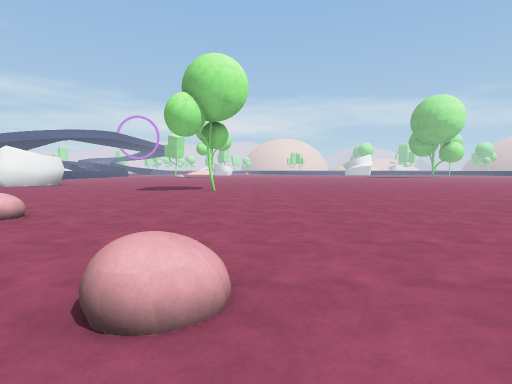
[1] (above)

24 first-person views from a walk through a Unity game level. The camera is 1.3 m above the floor, tilts 4° down and sees 80° across. The floor is counted in squares, 2 m on a side. Each view is taken from the middle of a square. On the plan, view 1 faces up. The plan holds only what a view shows up to about 10 squares ahead; the rest is blank. The place goes on beyond the plan. The player is left out.

[2]
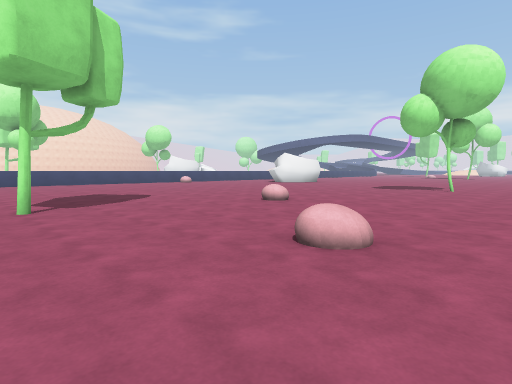

[3]
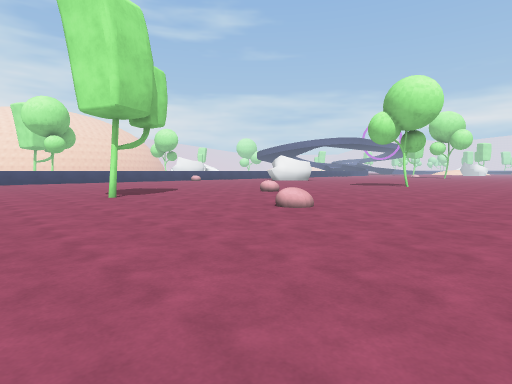

[4]
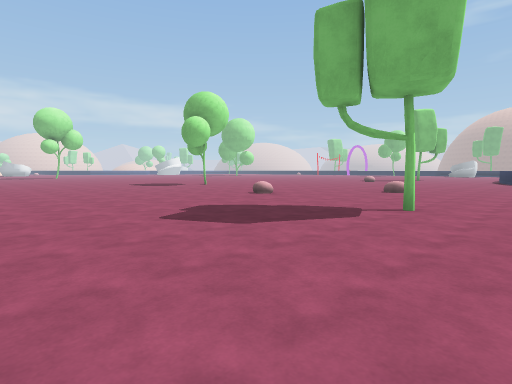

[5]
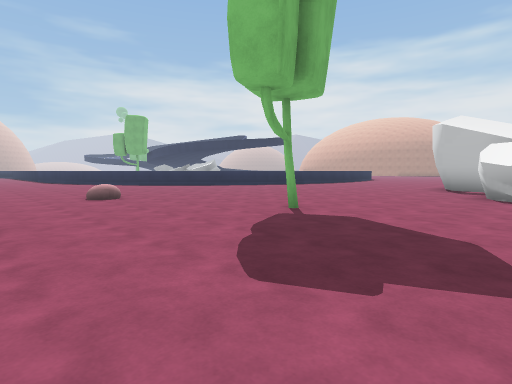

[6]
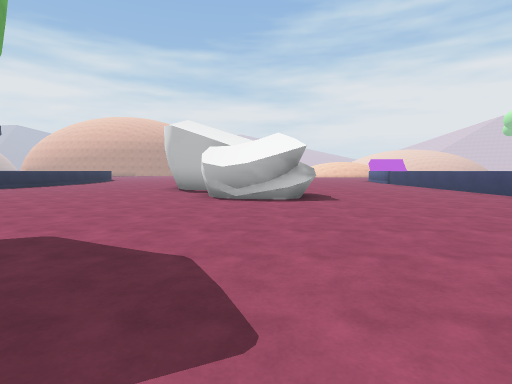

[7]
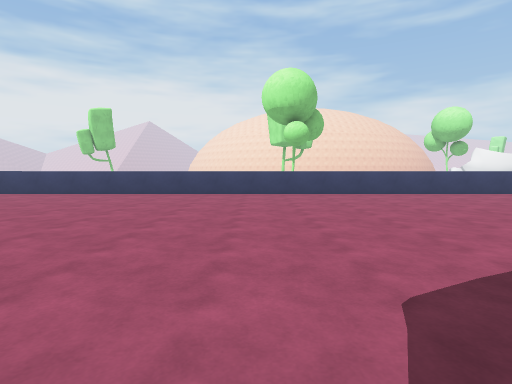

[8]
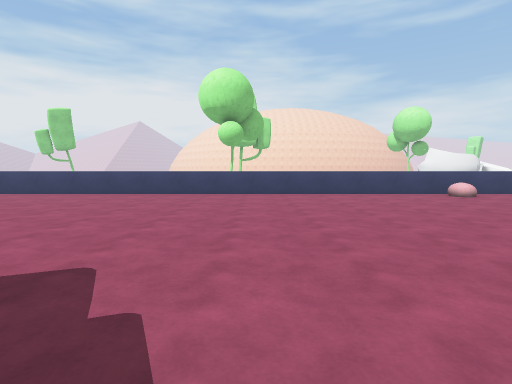

[9]
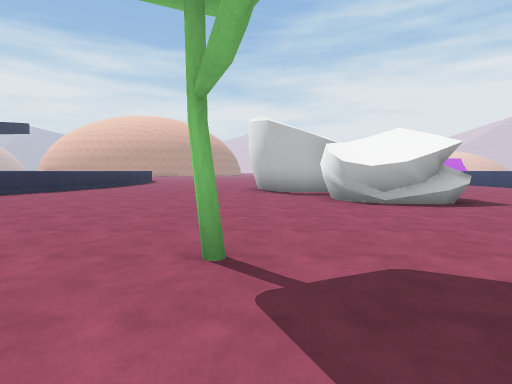

[10]
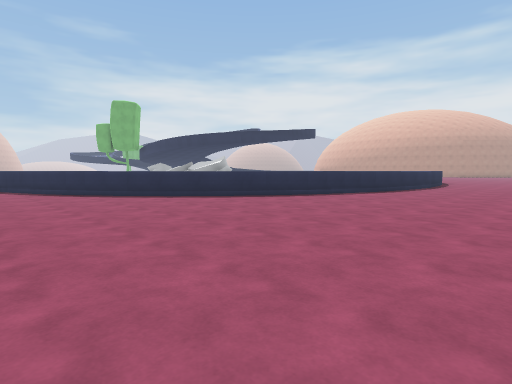

[11]
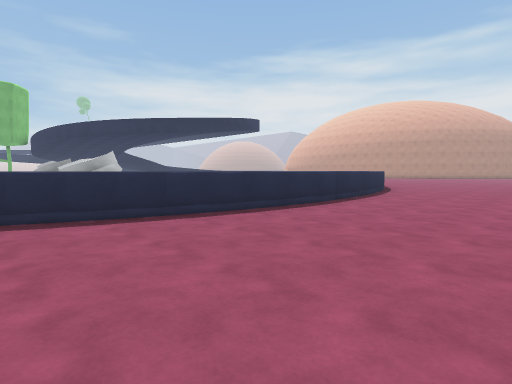

[12]
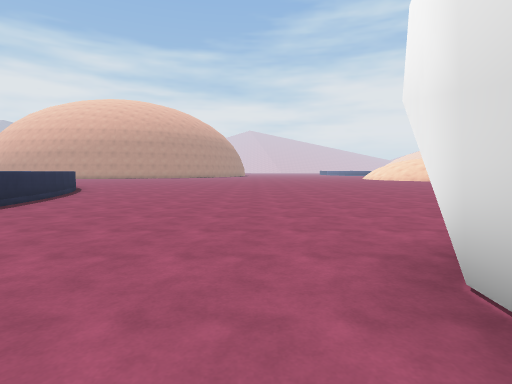

[13]
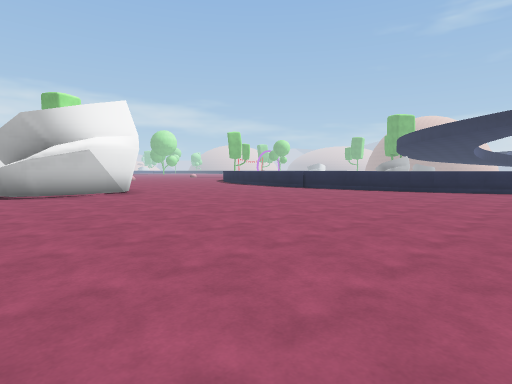

[14]
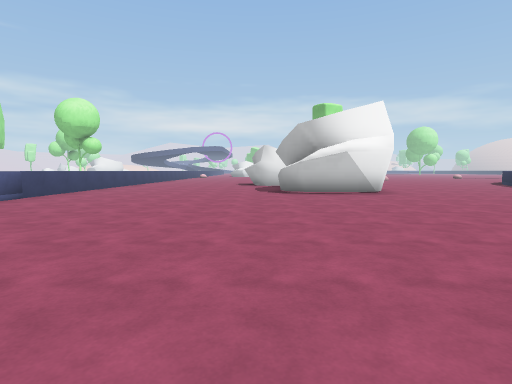

[15]
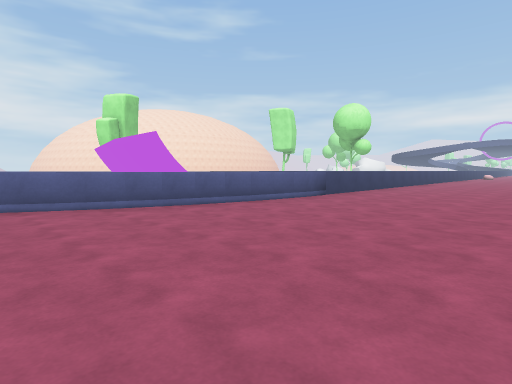

[16]
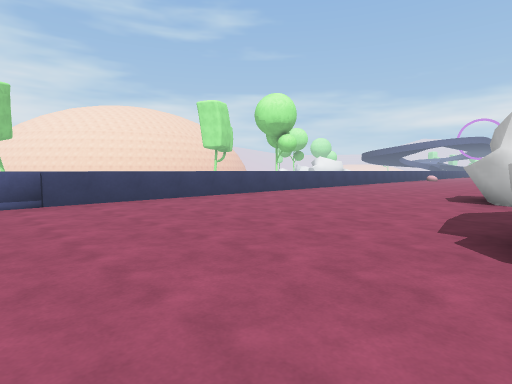

[17]
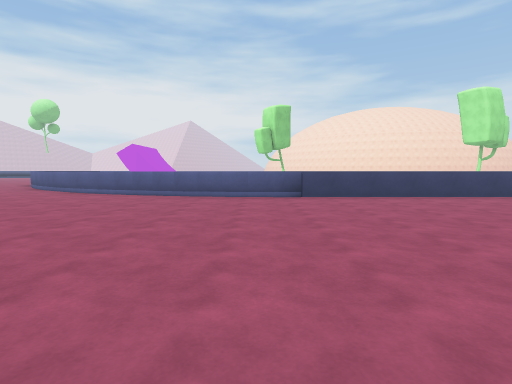

[18]
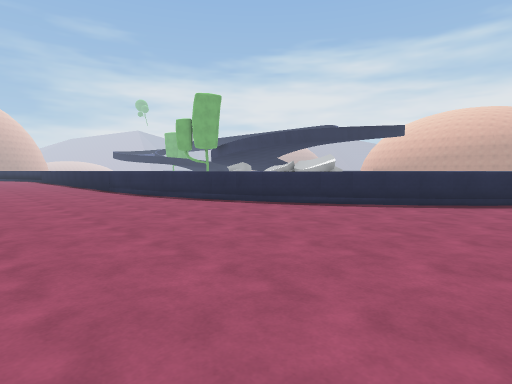

[19]
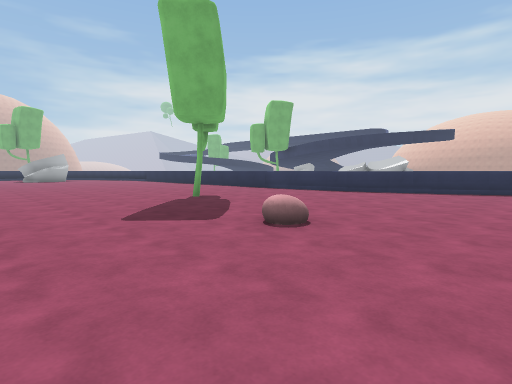

[20]
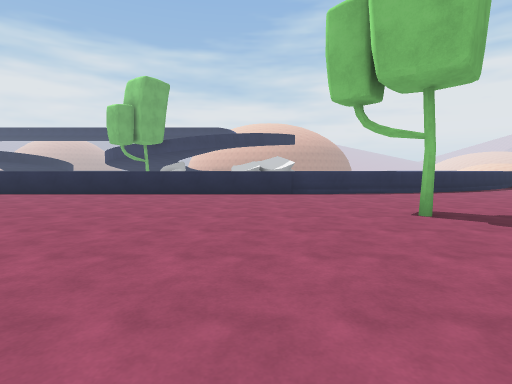

[21]
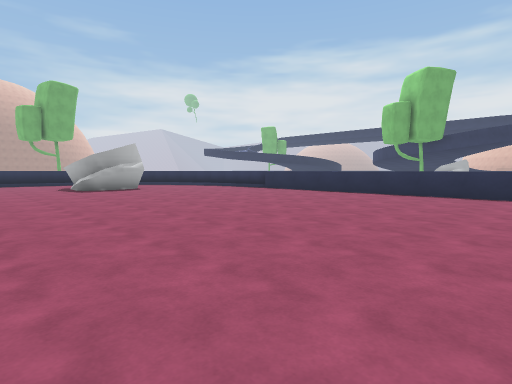

[22]
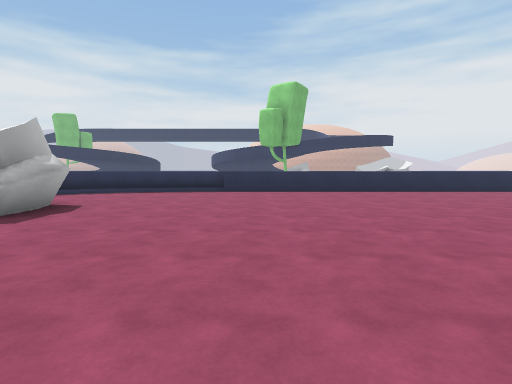

[23]
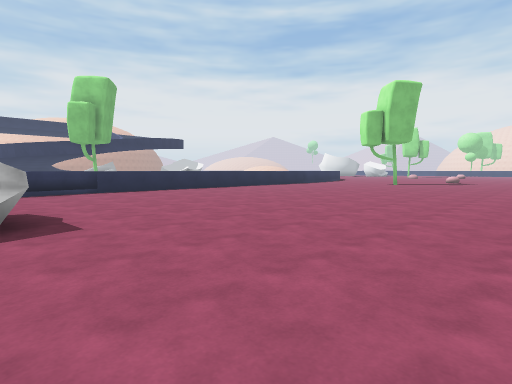

[24]
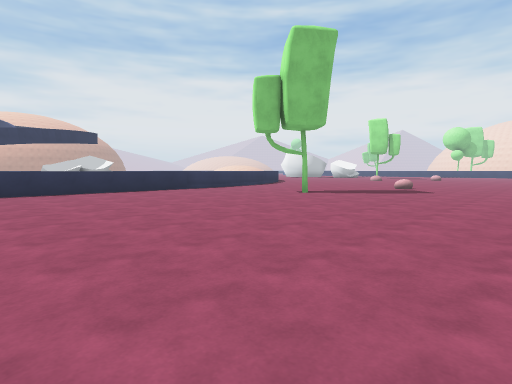

### Floor plan
Points are (right, up) in squares from view 1. A wall is a line through its corners. A room is listed if a view was taken in it or the views show most of it. See-through windows are left out.
Room 1 (views 1, 2, 3, 4, 5, 6, 7, 8, 9, 10, 11, 12, 13, 14, 15, 16, 17, 18, 19, 20, 21, 22, 23, 24)
walls: (3.5, -3.4) (4.9, -2.1); (4.9, -2.2) (5.9, -1.4); (1.9, -6) (2.5, -4.8) (3.6, -3.4); (5.8, -1.5) (6.4, -1.1); (6.3, -1.2) (8, -0.4) (9.9, 0.2); (1.1, -7.6) (1.9, -5.9); (0.8, -8.9) (1.2, -7.6); (-5.4, -6.8) (-5, -7.6); (0.6, -10.1) (0.9, -8.7); (-5.1, -7.4) (-5, -8); (9.7, 0.2) (11.8, 0.5); (5.5, -9.8) (5.9, -8.7) (6.3, -7.8); (-5, -9) (-5, -9.7) (-5.4, -10.2); (-7, -6.6) (-6.3, -6.5); (-4.9, -9.3) (-5.2, -10.2); (-7.1, -6.9) (-6.3, -6.6) (-5.6, -6.7); (0.4, -12.1) (0.6, -10); (-5.3, -10.4) (-6.5, -10.7) (-7.6, -10.5) (-8.2, -10.1) (-8.3, -9.5); (11.6, 0.5) (24, 0.5); (0.7, -13.9) (0.5, -12); (1, -15.8) (0.6, -13.8); (1.4, -17) (1, -15.7); (2, -18.1) (1.4, -16.9); (-14.5, -13.1) (-14.6, -13.9); (-14.5, -13.8) (-14.9, -15.7); (-14.5, 10.1) (-14.5, -13.2); (-14.9, -15.6) (-15.2, -16.5); (-15.2, -15.8) (-15.2, -16.5); (-15.1, -16.2) (-15.6, -17.5); (-15.5, -17.4) (-16.4, -19); (23.9, 0.5) (24.7, 0.6); (24.6, 0.6) (25.1, 0.7); (25, 0.7) (26.2, 1); (26.1, 1) (26.6, 1.2)
low walls: (-5.6, -6.7) (-5.2, -7.6); (-5.4, -10.2) (-6.6, -10.4); (-6.5, -10.4) (-7.7, -10.3); (-7.5, -10.2) (-8.1, -9.8)
ways out: opening at (-15, -18); opening at (-15, -15); opening at (3.4, -16)
objects: other object (-14, 8); other object (-9, -6) to (-7, -4); tree (-5, 0); other object (-3, 4); other object (-1, 1); tree (-1, 10); other object (7, 6); tree (12, 5); other object (26, 5) to (26, 6)

Positions as (right, up) in squares from view 1, and headings:
1: (0, 0), facing up
2: (1, -1), facing up-left
3: (3, -3), facing up-left
4: (-10, -2), facing up-right
5: (-8, 4), facing down-right
6: (-8, 3), facing down
7: (-6, 0), facing left
8: (-6, 3), facing left
9: (-5, 2), facing down
10: (-3, 1), facing down-right
11: (-3, -6), facing down-right
12: (-4, -8), facing down
13: (-9, -19), facing up-right
14: (-9, -19), facing up
15: (-10, -19), facing up-left
16: (-8, -13), facing up-left
17: (-7, -13), facing left
18: (3, 4), facing down-right
19: (5, 9), facing down-right
20: (14, 9), facing down
21: (15, 9), facing down-right
22: (22, 10), facing down
23: (26, 10), facing down-left
24: (19, 10), facing down-left
